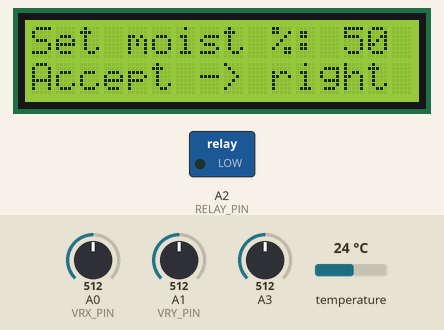
Bench run of a sketch on a simulated Arduino Uno, built with avr-gcc and run on an emulated ATmega328P. Parts: 16×2 character LCD, switched loads named in the sketch (green lamp = pin HIGH). The inputs (shaded band) are chosen by the test bench; at power-on: A0 (VRX_PIN) = 512, A1 (VRY_PIN) = 512, A3 = 512, temperature 24 °C.

Above: at 1.1 s.
1.2 s: A0 (VRX_PIN) set to 887
3.4 s: A0 (VRX_PIN) set to 915
At 6.1 s:
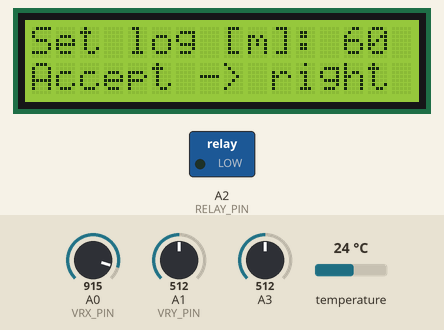
6.4 s: A1 (VRY_PIN) set to 883
At 9.3 s:
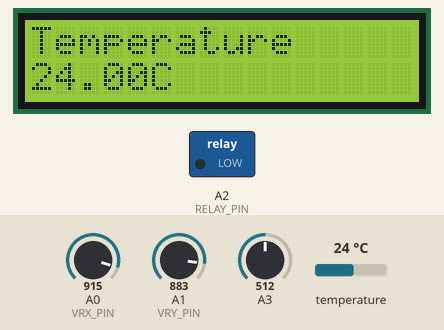
9.4 s: A1 (VRY_PIN) set to 911
11.5 s: A1 (VRY_PIN) set to 900
At 13.7 s:
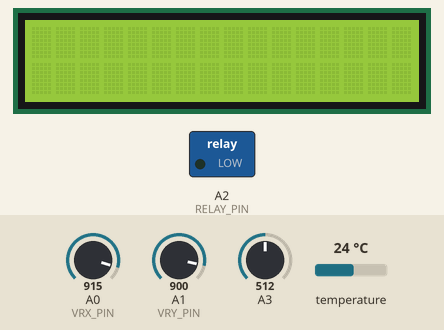
Timing chart, 0 to 15.2 s (numbered marks = the images above; inputs shaded):
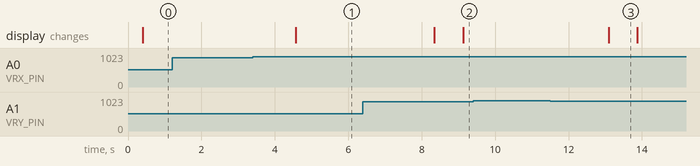

The sketch:

main.ino
```cpp
#include "controller.hpp"

Controller* controller;

void setup() {
  controller = new Controller();
  controller->setupWaterPump();
}

void loop() {

controller->menuLoop();
}
```

controller.hpp
```cpp
#ifndef CONTROLLER_HPP
#define CONTROLLER_HPP

#include "sensors.hpp"
#include "display.hpp"
#include "joystick.hpp"
#include "waterpump.hpp"
#include "sdcard.hpp"
#include "menu.hpp"

extern const int numOfScreens;
extern String screens[numOfScreens][2];


class Controller {
  // Move to the cpp file
private:
  MoistureSensor moistSensor_;
  Display display_;
  Joystick joystick_;
  TempSensor tempSensor_;
  SDCardWriter writer_;
  WaterPumpController* pumpController_;
  int currentScreen = 0;
  long loggingPeriod = 60;
  long timePassedMilliseconds = 0;

public:
  Controller()
{
    // initialize objects
    display_ = Display();
    joystick_ = Joystick();
    display_.init();
    tempSensor_ = TempSensor();
    // moistSensor_ = MoistureSensor();

    writer_ = SDCardWriter();
  }

  void setupWaterPump(){
    int minMoisture = this->setValueByUser(0, 100, "Set moist %: ");
    delay(200);
    this->loggingPeriod = this->setValueByUser(1, 1000, "Set log [m]: ", 5, 60);
    WaterPump* water_pump = new WaterPump();
    pumpController_ = new WaterPumpController(water_pump, minMoisture);
  }

int setValueByUser(int minValue, int maxValue, String settingPrompt, int step =2 , int defaultValue = 50){
  int value = defaultValue;
  char input = ' ';
  while(input != 'r'){
  input = joystick_.read_input();
  if (input == 'u') {
    value = min(value + step, maxValue);
  }
  else if (input == 'd') {
    value = max(value - step, minValue);
  }
  delay(300);
  if (value < 10){
    display_.clear();
  }
  String displayedSettingString = settingPrompt + String(value);
  display_.print("Accept -> right", 1);
  display_.print(displayedSettingString, 0);
  }
  return value;
}

int scrollScreen(){
  char choice = joystick_.read_input();
  if (choice == 'd'){
    if(this->currentScreen<numOfScreens-1)
    this->currentScreen++;

        }
    if (choice == 'u' &&this->currentScreen >0 ){
    this->currentScreen--;
        }
    return this-> currentScreen;
}

String getReading(int sceeenNum){
  switch (sceeenNum)
  {
  case 0:
    return String(tempSensor_.read());
    break;
  case 1:
    return String(tempSensor_.read()* 9/5 + 32);
    break;
  case 2:
    return String(moistSensor_.read());
    break;
}
  return "";
}

void loggingToSDCard(){
    // We dont want to log last screen
    for(int i = 0; i< numOfScreens-1; i++){
      String reading = this->getReading(i);
      String row = screens[i][0] + " " + reading + " " + screens[i][1];
      writer_.writeString(row);
    }
}

bool invokelogginFunc(){
 if(joystick_.read_input() == 'r') {
      return true;
    }
  return false;
}

void menuLoop(){
  bool isPumpActivated = pumpController_->control_waterpump(tempSensor_.read(), moistSensor_.read());
  if (isPumpActivated) {
    display_.clear();
  }
  int numScreen = this->scrollScreen();
  String reading = this->getReading(numScreen);
  String firstRow = screens[numScreen][0];
  String secondRow = reading + screens[numScreen][1];
  display_.printDisplay(firstRow, secondRow);
  if(numScreen == numOfScreens-1){
      if(invokelogginFunc() || timePassedMilliseconds > this->loggingPeriod*1000*60){
        //log if time passed or user pressed right
        //milliseconds in minute * seconds in minute * minutes
      display_.print("Saved  ",0);
      this->loggingToSDCard();
      delay(500);
      timePassedMilliseconds =0;
      display_.clear();

  }
  }

  delay(200);
  timePassedMilliseconds += 800;
}

};

#endif //CONTROLLER_HPP
```

display.cpp
```cpp
#include "display.hpp"
Display::Display() : lcd(0x27, 16, 2){
}

void Display::init(){
  this -> lcd.init();
  this -> lcd.backlight();
}

void Display::printDisplay(String firstRow, String secondRow){
  lcd.clear();
  lcd.setCursor(0,0);
  lcd.print(firstRow);
  lcd.setCursor(0,1);
  lcd.print(secondRow);
}

void Display::print(String str, short row) {
  // value can be 0 or 1
  //lcd.clear();
  lcd.setCursor(0,row);
  lcd.print(str);
  lcd.setCursor(0, row);
}

void Display::clear() {
  lcd.clear();
}
```

display.hpp
```cpp
#ifndef DISPLAY_HPP
#define DISPLAY_HPP
#include <LiquidCrystal_I2C.h>

class Display{

  private:
    LiquidCrystal_I2C lcd;
  public:
    Display();

    void init();
    void printDisplay(String, String);
    void print(String, short);
    void clear();

};

#endif
```

joystick.cpp
```cpp
#include "joystick.hpp"

char Joystick::read_input(){

    int x_value = analogRead(VRX_PIN);
    int y_value = analogRead(VRY_PIN);

    if (y_value < 100){
        return 'u';
    }
    else if (y_value > 900){
        return 'd';
    }
    else if (x_value > 900){
        return 'r';
    }
    else if (x_value < 100){
        return 'l';
    }

    return this->last_state;
}
```

joystick.hpp
```cpp
#ifndef JOYSTICK_HPP
#define JOYSTICK_HPP
#include "Arduino.h"
#define VRX_PIN  A0 // Arduino pin connected to VRX pin
#define VRY_PIN  A1 // Arduino pin connected to VRY pin
class Joystick{

private:
  char last_state = 'n';
public:
  char read_input();
};

#endif
```

menu.hpp
```cpp
#ifndef MENU_HPP
#define MENU_HPP

const int numOfScreens = 4;

String screens[numOfScreens][2] = {{"Temperature","C"}, {"Temperature","F"}, {"Moisture","%"}, {"SD CARD", "r -> to Write"} };


#endif //MENU_HPP
```

sdcard.cpp
```cpp
#include "sdcard.hpp"

SDCardWriter::SDCardWriter(){
}

bool SDCardWriter::writeString(String s){
  SD.begin(chipSelect);
  myFile = SD.open("logging.txt", FILE_WRITE);
  if (myFile) {
    myFile.println(s);
    myFile.close();
    return true;
  }
  return false;
}
```

sdcard.hpp
```cpp
#ifndef SDCARD_HTPP
#define SDCARD_HTPP
#include <SPI.h>
#include <SD.h>
const int chipSelect = 4;


class SDCardWriter{
    public:
        SDCardWriter();
        bool writeString(String);
    private:
        File myFile;
    };

#endif //SDCARD_HTPP
```

sensor.hpp
```cpp
#ifndef SENSOR_HPP
#define SENSOR_HPP

class Sensor{
public:
    virtual double read();
};
#endif
```

sensors.cpp
```cpp
#include "sensors.hpp"

OneWire oneWire(4);
DallasTemperature sensors(&oneWire);

double MoistureSensor::read() {
        soilMoistureValue = analogRead(A3);
        //soilMoisturePercent = map(soilMoistureValue, airValue, waterValue, 0, 100);
        soilMoisturePercent = map(soilMoistureValue, this->airValue, this->waterValue, 0, 100);
        if(soilMoisturePercent <0){
          return 0.0;
        }
        return soilMoisturePercent;
}

double TempSensor::read(){
  sensors.requestTemperatures();
  return sensors.getTempCByIndex(0);
}
```

sensors.hpp
```cpp
#ifndef SENSORS_HPP
#define SENSORS_HPP

#include <Arduino.h>
#include <OneWire.h>
#include <DallasTemperature.h>

#include "sensor.hpp"

class MoistureSensor : Sensor{
private:
    /*const int airValue = 616;   //replace the value with value when placed in air using calibration code
    const int waterValue = 335; //replace the value with value when placed in water using calibration code*/
    const int airValue = 630;
    const int waterValue = 318;
    int sSSoilMoistureValue = 0;
    int soilMoisturePercent = 0;
    int soilMoistureValue;
public:
    virtual double read();
};

class TempSensor: Sensor{
//TODO
public:
    virtual double read();
};


#endif
```

waterpump.cpp
```cpp
#include "waterpump.hpp"

void WaterPump::turn_on_pump_for_n_seconds(int seconds){

    pinMode(RELAY_PIN, OUTPUT);
    delay(1000 * seconds);
    pinMode(RELAY_PIN, INPUT);
}

bool WaterPumpController::control_waterpump(float temp, float moisture){
    if (moisture < this->minMoist) {
      waterpump->turn_on_pump_for_n_seconds(3);
      return true;
    }
  return false;
}

WaterPumpController::WaterPumpController(WaterPump* wp, float minMoist) {
    this->waterpump = wp;
    this->minMoist = minMoist;
}
```

waterpump.hpp
```cpp
#ifndef WATERPUMP_HPP
#define WATERPUMP_HPP
#include "Arduino.h"

const int RELAY_PIN = A2;
class WaterPump{
public:
    void turn_on_pump_for_n_seconds(int);
};

class WaterPumpController{
 // should take the waterpump as a parameter
 // and based on int temp and int moisture
 // should turn on the waterpump for a certain amount of time
  private:
    float minMoist;
    WaterPump* waterpump;
  public:
    bool control_waterpump(float temp, float moisture);
    WaterPumpController(WaterPump* wp, float minMoist);
    WaterPumpController(){};
};


#endif
```

Measured:
- the behaviour switches between 900 and 901 on A0 (VRX_PIN) (found by bisection; images 0 and 1)
- after the input at 1.2 s, every drawn part: stays the same
- after the input at 3.4 s, the display: changes after 1.2 s (image 1)
- what the display in image 3 shows lasts 0.8 s, from 13.1 s to 13.9 s
